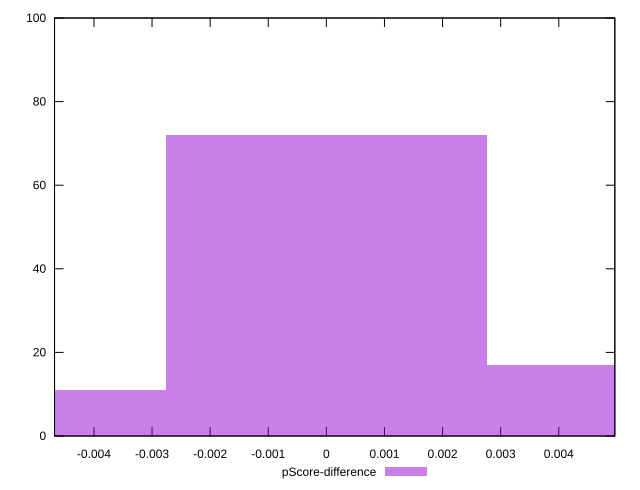

The gnuplot source for this figure:
reset

$pScoreDifference <<EOF
-0.005524280257802167 11
0 72
0.005524280257802167 17
EOF

set key outside below
set boxwidth 0.005524280257802167
set xrange [-0.00467818972752318:0.004964372903314168]
set yrange [0:100]
set trange [0:100]
set style fill transparent solid 0.5 noborder
set terminal svg size 640, 490 enhanced background rgb 'white'
set output "reprap/max-potential-fid/samples/pages+cached+noexternal+nomedia+nocss+nojs/pScore-difference/histogram.svg"

plot $pScoreDifference title "pScore-difference" with boxes

reset
